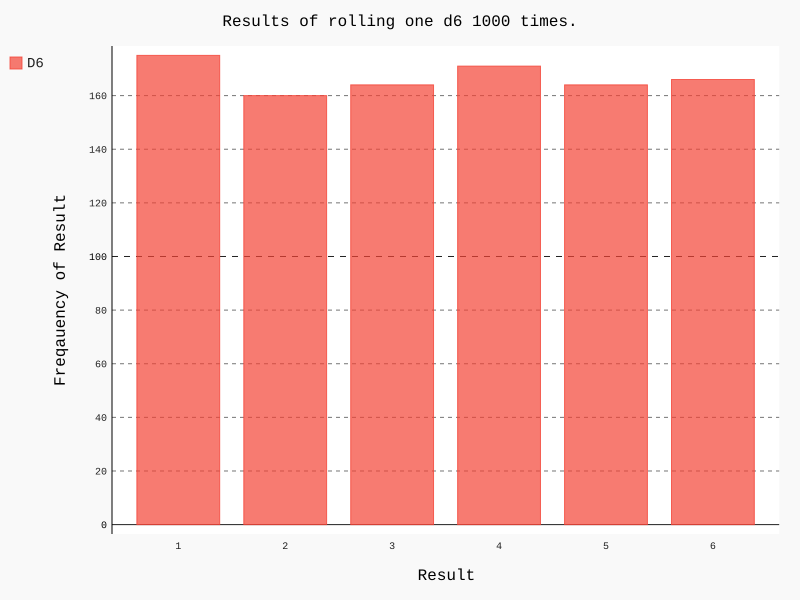

This figure's Python source:
import pygal

from die import Die

# Create a D6
die = Die()

# Make some rolls, and store results in a list.
results = []
for roll_num in range(1000):
    result = die.roll()
    results.append(result)

# Analyze the results.
frequencies = []
for value in range(1, die.num_sides+1):
    frequency = results.count(value)
    frequencies.append(frequency)

# Visualize the results.
hist = pygal.Bar()

hist.title = "Results of rolling one d6 1000 times."
hist.x_labels = ['1', '2', '3', '4', '5', '6']
hist.x_title = "Result"
hist.y_title = "Freqauency of Result"

hist.add('D6', frequencies)
hist.render_to_file('die_visual.svg')
